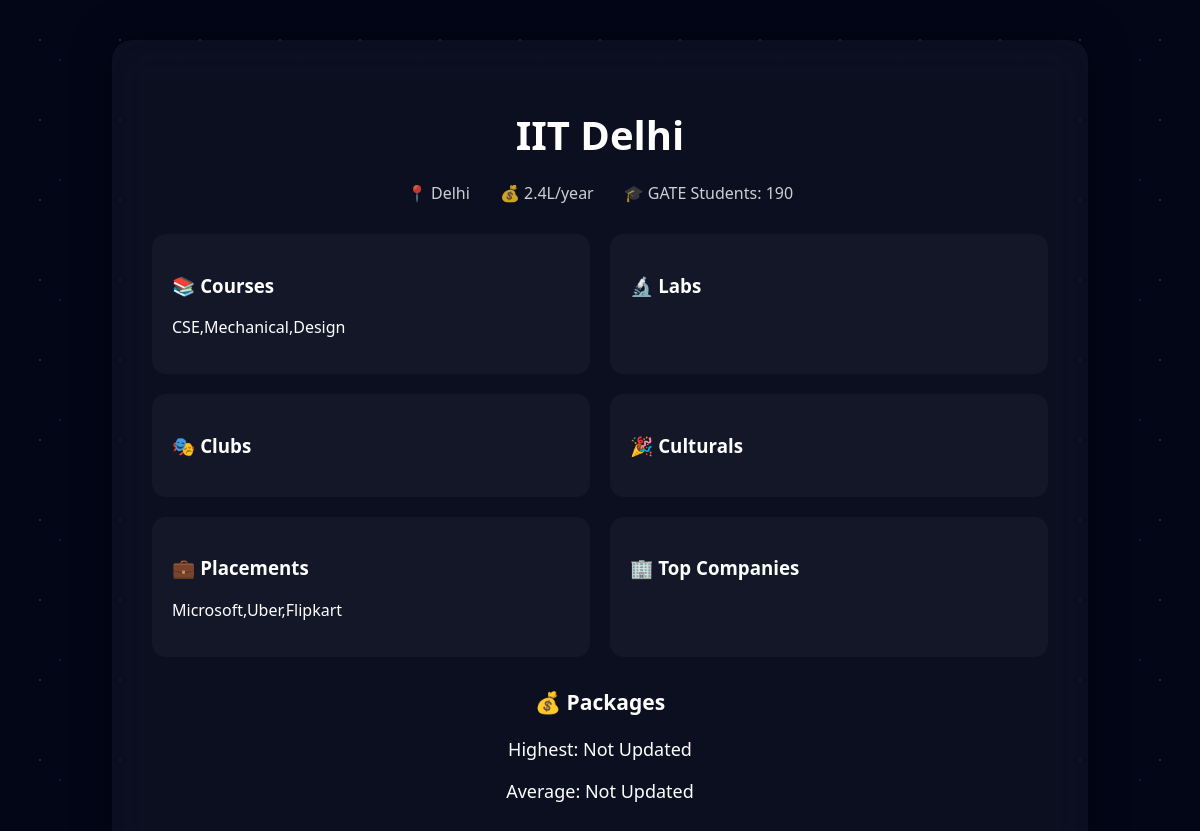
The app's page /college/3/ with its own data.
### colleges/models.py (models this page shows, shortened)
class College(models.Model):
    name = models.CharField(max_length=200)
    location = models.CharField(max_length=200)
    courses = models.TextField(default="")          # ⭐ add default
    labs = models.TextField(default="")             # ⭐ add default
    gate_students = models.IntegerField(default=0)
    clubs = models.TextField(default="")            # ⭐ add default
    culturals = models.TextField(default="")        # ⭐ add default
    placements = models.TextField(default="")       # ⭐ add default
    top_companies = models.TextField(default="")    # ⭐ add default
    highest_package = models.CharField(max_length=50, default="Not Updated")
    average_package = models.CharField(max_length=50, default="Not Updated")
    fees = models.CharField(max_length=100, default="Not Updated")   # ⭐ safer
    image = models.ImageField(upload_to='college_images/', blank=True, null=True)
    from django.contrib.auth.models import User

### colleges/views.py (the view)
# urls.py: path('college/<int:id>/', views.college_detail, name='college_detail'),
def college_detail(request, id):
    college = get_object_or_404(College, id=id)
    return render(request, 'college_detail.html', {'college': college})

### colleges/templates/college_detail.html (shortened to what this page needs)
{% load static %}
<!DOCTYPE html>
<html>
<head>
<link rel="stylesheet" href="{% static 'style.css' %}">
</head>
<body>
<div class="detail-wrapper">
    <div class="detail-card">
        <h1 class="detail-title">{{college.name}}</h1>
        <div class="detail-meta">
            <span>📍 {{college.location}}</span>
            <span>💰 {{college.fees}}</span>
            <span>🎓 GATE Students: {{college.gate_students}}</span>
        </div>
        <div class="detail-grid">
            <div class="info-box">
                <h3>📚 Courses</h3>
                <p>{{college.courses}}</p>
            </div>
            <div class="info-box">
                <h3>🔬 Labs</h3>
            </div>
            <div class="info-box">
                <h3>🎭 Clubs</h3>
            </div>
            <div class="info-box">
                <h3>🎉 Culturals</h3>
            </div>
            <div class="info-box">
                <h3>💼 Placements</h3>
                <p>{{college.placements}}</p>
            </div>
            <div class="info-box">
                <h3>🏢 Top Companies</h3>
            </div>
        </div>
        <div class="package-box">
            <h3>💰 Packages</h3>
            <p>Highest: {{college.highest_package}}</p>
            <p>Average: {{college.average_package}}</p>
        </div>
    </div>
</div>
</body>
</html>

### colleges/static/style.css (style rules this page uses)
body { margin:0; font-family:Segoe UI, sans-serif; background:linear-gradient(135deg,#020617,#020b30); color:white; overflow-x:hidden; }
.detail-wrapper { min-height:100vh; display:flex; justify-content:center; align-items:center; padding:40px; }
.detail-card { width:80%; max-width:1100px; background:rgba(255,255,255,0.04); backdrop-filter:blur(20px); border-radius:20px; padding:40px; box-shadow:0 0 40px rgba(0,0,0,0.4); }
.detail-title { text-align:center; font-size:40px; margin-bottom:20px; }
.detail-meta { display:flex; justify-content:center; gap:30px; margin-bottom:30px; opacity:0.8; }
.detail-grid { display:grid; grid-template-columns:repeat(2,1fr); gap:20px; }
.info-box { background:rgba(255,255,255,0.03); padding:20px; border-radius:14px; }
.package-box { margin-top:30px; text-align:center; font-size:18px; }
body { margin:0; font-family:Segoe UI; background:#020617; overflow-x:hidden; }
body::before { content:""; position:fixed; top:0; left:0; width:100%; height:100%; background: radial-gradient(white 1px, transparent 1px), radial-gradient(#0ea5e9 1px, transparent 1px); background-size:80px 80px,120px 120px; opacity:0.15; animation:starsMove 60s linear infinite; z-index:-1; }

### records on screen
College: name "IIT Delhi", location "Delhi", fees "2.4L/year", gate_students "190", courses "CSE,Mechanical,Design", placements "Microsoft,Uber,Flipkart", highest_package "Not Updated", average_package "Not Updated"
